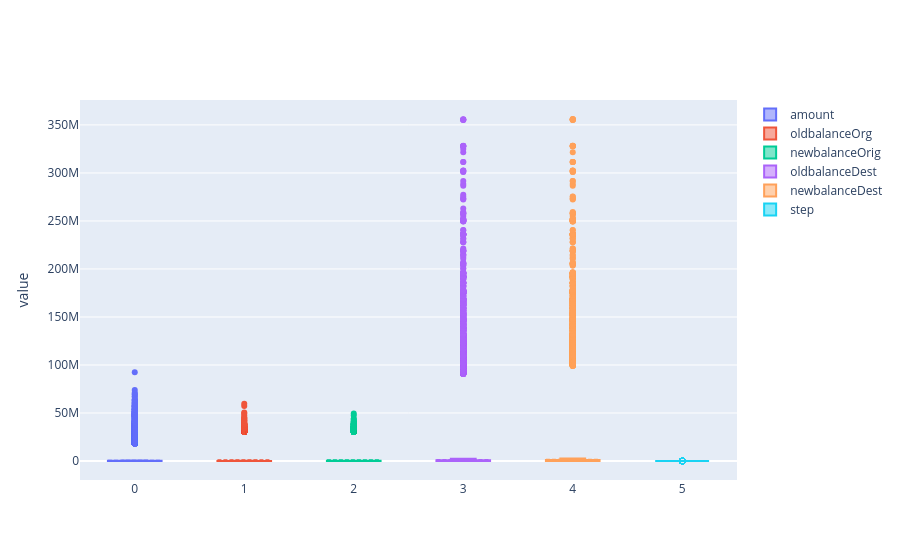

The cell this chart's notebook holds for it:
### Markdown cell above
<a class="anchor" id="2">

### **Plot 1 - Box plots: all numeric columns**
</a>

Before any modeling, we need to understand the scale and spread of each numeric feature. Fraud detection is particularly sensitive to outliers, fraudulent transactions may sit at extreme values that a model needs to distinguish.

### Code cell
df_paysim.select("amount",
                "oldbalanceOrg",
                "newbalanceOrig",
                "oldbalanceDest",
                "newbalanceDest",
                "step").plot.box()

### Figure 1 — Plotly figure (JSON) as saved in the notebook; plotly's stock layout.template omitted (floating-point values rounded to 4 significant figures; data arrays with more than 128 entries replaced by an {"elided": "..."} marker saying what was removed)
{"data": [{"boxpoints": "suspectedoutliers", "lowerfence": [0], "mean": [179900.0], "median": [72980.0], "name": "amount", "notched": false, "q1": [13320.0], "q3": [206600.0], "type": "box", "upperfence": [496600.0], "x": [0], "y": {"elided": "1x1001 float values"}}, {"boxpoints": "suspectedoutliers", "lowerfence": [0], "mean": [833900.0], "median": [13756], "name": "oldbalanceOrg", "notched": false, "q1": [0], "q3": [103848], "type": "box", "upperfence": [259620], "x": [1], "y": {"elided": "1x1001 float values"}}, {"boxpoints": "suspectedoutliers", "lowerfence": [0], "mean": [855100.0], "median": [0], "name": "newbalanceOrig", "notched": false, "q1": [0], "q3": [137600.0], "type": "box", "upperfence": [343900.0], "x": [2], "y": {"elided": "1x1001 float values"}}, {"boxpoints": "suspectedoutliers", "lowerfence": [0], "mean": [1101000.0], "median": [135000.0], "name": "oldbalanceDest", "notched": false, "q1": [0], "q3": [907500.0], "type": "box", "upperfence": [2269000.0], "x": [3], "y": {"elided": "1x1001 float values"}}, {"boxpoints": "suspectedoutliers", "lowerfence": [0], "mean": [1225000.0], "median": [206900.0], "name": "newbalanceDest", "notched": false, "q1": [0], "q3": [1079000.0], "type": "box", "upperfence": [2697000.0], "x": [4], "y": {"elided": "1x1001 float values"}}, {"boxpoints": "suspectedoutliers", "lowerfence": [1], "mean": [243.4], "median": [237], "name": "step", "notched": false, "q1": [154], "q3": [332], "type": "box", "upperfence": [599], "x": [5], "y": {"elided": "1x1001 int values"}}], "layout": {"yaxis": {"title": {"text": "value"}}}}
